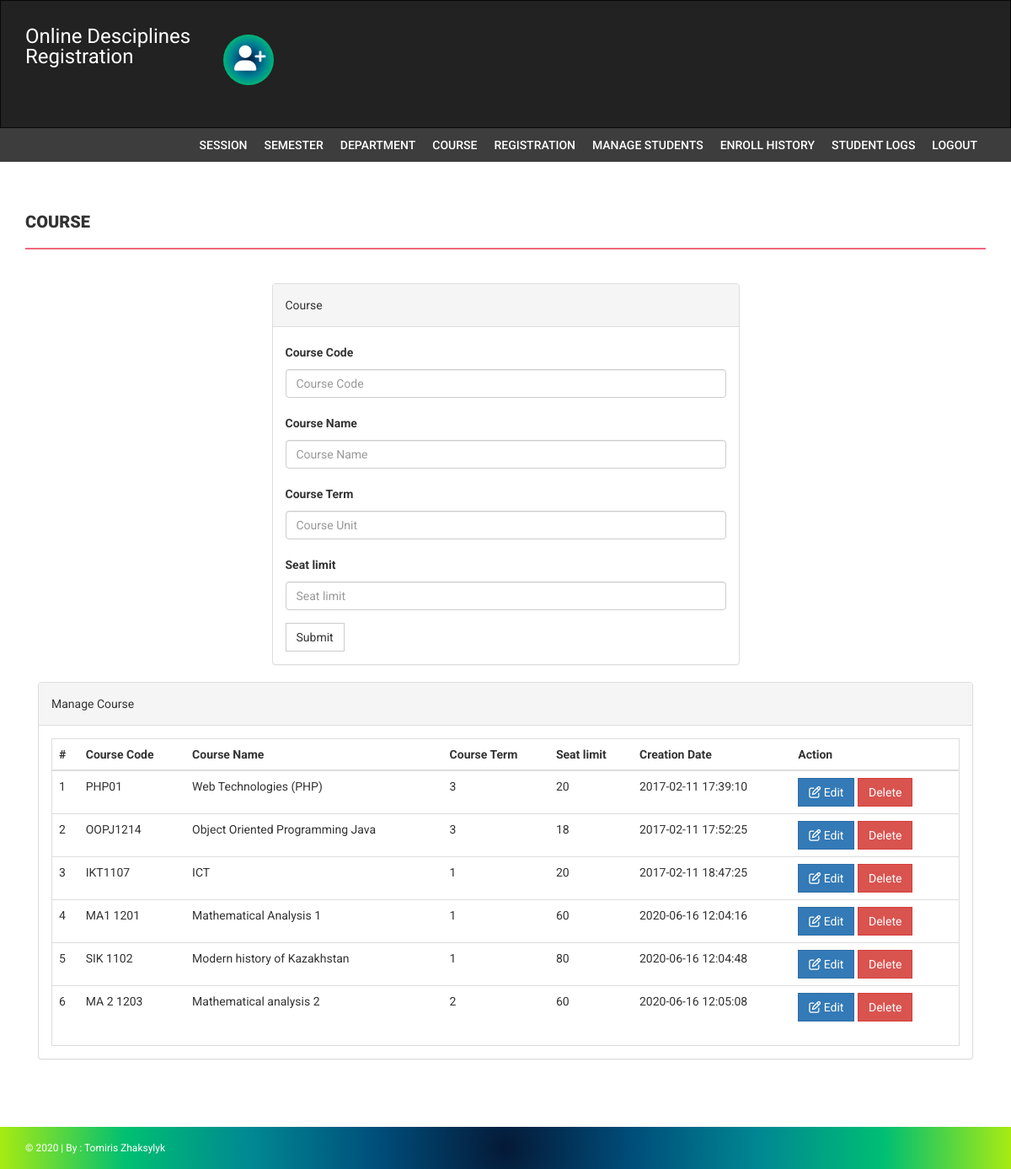
The page /onlineUniversity/admin/course.php (signed in) on the database its author committed.
### tables this page shows
CREATE TABLE `course` (
  `id` int(11) NOT NULL,
  `courseCode` varchar(255) DEFAULT NULL,
  `courseName` varchar(255) DEFAULT NULL,
  `courseUnit` varchar(255) DEFAULT NULL,
  `noofSeats` int(11) DEFAULT NULL,
  `creationDate` timestamp NULL DEFAULT current_timestamp(),
  `updationDate` varchar(255) DEFAULT NULL
);

### onlineUniversity/admin/course.php (the view, shortened to what this page needs)
<?php
if(strlen($_SESSION['alogin'])==0)
    {
header('location:index.php');
}
else{
?>
<!DOCTYPE html>
<html xmlns="http://www.w3.org/1999/xhtml">
<head>
    <link href="assets/css/bootstrap.css" rel="stylesheet" />
    <link href="assets/css/font-awesome.css" rel="stylesheet" />
    <link href="assets/css/style.css" rel="stylesheet" />
</head>
<body>
<?php include('includes/header.php');?>
<?php if($_SESSION['alogin']!="")
{
 include('includes/menubar.php');
}
 ?>
    <div class="content-wrapper">
        <div class="container">
              <div class="row">
                    <div class="col-md-12">
                        <h1 class="page-head-line">Course  </h1>
                    </div>
                </div>
                <div class="row" >
                  <div class="col-md-3"></div>
                    <div class="col-md-6">
                        <div class="panel panel-default">
                        <div class="panel-heading">
                           Course
                        </div>
                        <div class="panel-body">
                       <form name="dept" method="post">
   <div class="form-group">
    <label for="coursecode">Course Code  </label>
    <input type="text" class="form-control" id="coursecode" name="coursecode" placeholder="Course Code" required />
  </div>
 <div class="form-group">
    <label for="coursename">Course Name  </label>
    <input type="text" class="form-control" id="coursename" name="coursename" placeholder="Course Name" required />
  </div>
<div class="form-group">
    <label for="courseunit">Course Term</label>
    <input type="text" class="form-control" id="courseunit" name="courseunit" placeholder="Course Unit" required />
  </div>
<div class="form-group">
    <label for="seatlimit">Seat limit  </label>
    <input type="text" class="form-control" id="seatlimit" name="seatlimit" placeholder="Seat limit" required />
  </div>
 <button type="submit" name="submit" class="btn btn-default">Submit</button>
</form>
                            </div>
                            </div>
                    </div>
                </div>
                <div class="col-md-12">
                    <div class="panel panel-default">
                        <div class="panel-heading">
                            Manage Course
                        </div>
                        <div class="panel-body">
                            <div class="table-responsive table-bordered">
                                <table class="table">
                                    <thead>
                                        <tr>
                                            <th>#</th>
                                            <th>Course Code</th>
                                            <th>Course Name </th>
                                            <th>Course Term</th>
                                            <th>Seat limit</th>
                                             <th>Creation Date</th>
                                             <th>Action</th>
                                        </tr>
                                    </thead>
                                    <tbody>
<?php
$sql=mysqli_query($con,"select * from course");
$cnt=1;
while($row=mysqli_fetch_array($sql))
{
?>
                                        <tr>
                                            <td><?php echo $cnt;?></td>
                                            <td><?php echo htmlentities($row['courseCode']);?></td>
                                            <td><?php echo htmlentities($row['courseName']);?></td>
                                            <td><?php echo htmlentities($row['courseUnit']);?></td>
                                             <td><?php echo htmlentities($row['noofSeats']);?></td>
                                            <td><?php echo htmlentities($row['creationDate']);?></td>
                                            <td>
                                            <a href="edit-course.php?id=<?php echo $row['id']?>">
<button class="btn btn-primary"><i class="fa fa-edit "></i> Edit</button> </a>
  <a href="course.php?id=<?php echo $row['id']?>&del=delete" onClick="return confirm('Are you sure you want to delete?')">
                                            <button class="btn btn-danger">Delete</button>
</a>
                                            </td>
                                        </tr>
<?php
$cnt++;
} ?>
                                    </tbody>
                                </table>
                            </div>
                        </div>
                    </div>
                </div>
            </div>
        </div>
  <?php include('includes/footer.php');?>
</body>
</html>
<?php } ?>

### onlineUniversity/admin/assets/css/style.css (style rules this page uses)
body { font-family: 'Roboto', sans-serif; line-height: 30px; }
.content-wrapper { margin-top: 40px; min-height: 600px; padding-bottom: 60px; }
.page-head-line { font-weight: 900; padding-bottom: 20px; border-bottom: 2px solid #F0677C; text-transform: uppercase; color:radial-gradient(circle, #051937, #004d7a, #008793, #00bf72, #a8eb12); font-size: 20px; margin-bottom: 40px; }
.btn { border-radius: 0px; -webkit-border-radius: 0px; -moz-border-radius: 0px; }

### rows shown on the page
course: courseCode "PHP01", courseName "Web Technologies (PHP)", courseUnit "3", noofSeats "20", creationDate "2017-02-11 17:39:10"
course: courseCode "OOPJ1214", courseName "Object Oriented Programming Java", courseUnit "3", noofSeats "18", creationDate "2017-02-11 17:52:25"
course: courseCode "IKT1107", courseName "ICT", courseUnit "1", noofSeats "20", creationDate "2017-02-11 18:47:25"
course: courseCode "MA1 1201", courseName "Mathematical Analysis 1", courseUnit "1", noofSeats "60", creationDate "2020-06-16 12:04:16"
course: courseCode "SIK 1102", courseName "Modern history of Kazakhstan", courseUnit "1", noofSeats "80", creationDate "2020-06-16 12:04:48"
course: courseCode "MA 2 1203", courseName "Mathematical analysis 2", courseUnit "2", noofSeats "60", creationDate "2020-06-16 12:05:08"
